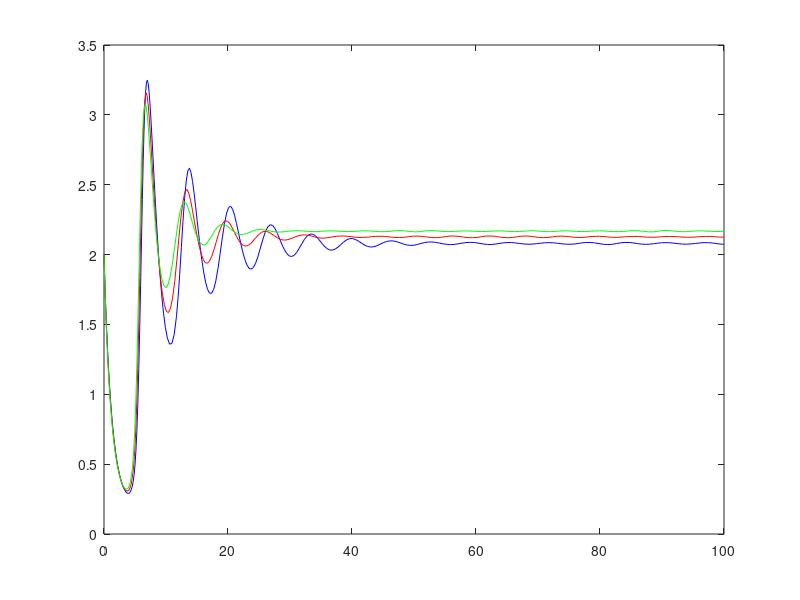

This figure's MATLAB source: (Note: this script raises an error after producing the figure.)
function model
[T,Y]   = ode45(@Bqfun1,[0 100],[2 2]);
[T1,Y1] = ode45(@Bqfun2,[0 100],[2 2]);
[T2,Y2] = ode45(@Bqfun3,[0 100],[2 2]);

plot (T,Y(:,2),'b',T1,Y1(:,2),'r',T2,Y2(:,2),'g');
h=legend('delta1 = 0.28','delta1 = 0.3','delta1= 0.32',3)
xlabel('t');
ylabel('y');

function dy1 = Bqfun1(t,y)
dy1 = zeros(2,1);
r=0.5; K=10; beta=0.4; alpha=0.7; a=0.04; b=0.07; c=0.7; delta0=1;  delta1=.28;
dy1=[(r*y(1)*(1-(y(1)/K))*(y(1)-beta)-alpha*y(1)*y(2)/(1+a*y(1)+b*y(2)))
    (c*alpha*y(1)*y(2)/(1+a*y(1)+b*y(2))-delta0*y(2)-delta1*y(2)*y(2))]

function dy2 = Bqfun2(t,y)
dy2 = zeros(2,1);
r=0.5; K=10; beta=0.4; alpha=0.7; a=0.04; b=0.07; c=0.7; delta0=1;  delta1=.3;
dy2=[(r*y(1)*(1-(y(1)/K))*(y(1)-beta)-alpha*y(1)*y(2)/(1+a*y(1)+b*y(2)))
    (c*alpha*y(1)*y(2)/(1+a*y(1)+b*y(2))-delta0*y(2)-delta1*y(2)*y(2))]

function dy3 = Bqfun3(t,y)
dy3 = zeros(2,1);
r=0.5; K=10; beta=0.4; alpha=0.7; a=0.04; b=0.07; c=0.7; delta0=1;  delta1=.32;
dy3=[(r*y(1)*(1-(y(1)/K))*(y(1)-beta)-alpha*y(1)*y(2)/(1+a*y(1)+b*y(2)))
    (c*alpha*y(1)*y(2)/(1+a*y(1)+b*y(2))-delta0*y(2)-delta1*y(2)*y(2))]